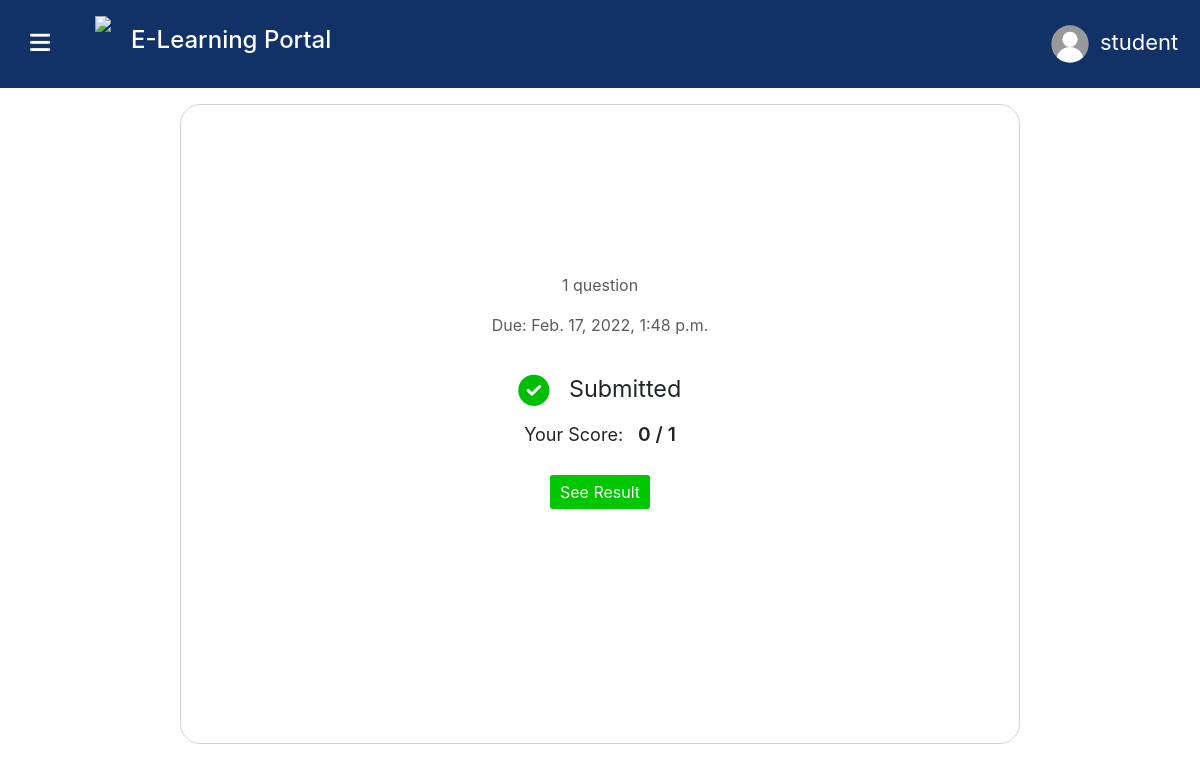
The page /ViewClassroom/20D83DCD/quizzes/viewQuiz/1 (signed in) on the database its author committed.
### educationPortal/models.py (models this page shows)
class User(AbstractUser):
    userType = models.CharField(max_length=20, default="student")
    profile_pic = models.ImageField(
        null=True, blank=True, default="blankUserIcon.svg")

class Quiz(models.Model):
    name = models.CharField(max_length=1000, default="Untitled Quiz")
    submissions = models.ManyToManyField(QuizSubmission, blank=True)
    questions = models.ManyToManyField(MultipleChoiceQuestion, blank=True)
    duedate = models.DateTimeField(null=True)
    classroom = models.ForeignKey(
        Classroom, null=True, on_delete=models.CASCADE)

class QuizSubmission(models.Model):
    user = models.ForeignKey(User, null=True, on_delete=models.CASCADE)
    date = models.DateField(null=True)
    grade = models.IntegerField(default=0)
    answers = models.ManyToManyField(MCanswer, blank=True)

### educationPortal/views.py (the view)
# urls.py: path("ViewClassroom/<str:code>/quizzes/viewQuiz/<int:id>",
def viewQuiz(request, code, id):
    classroom = Classroom.objects.get(code=code)
    quiz = Quiz.objects.get(id=id)
    allSubmissions = quiz.submissions.all()
    allUserNamesSubmitted = quiz.submissions.values(
        'user__username')  # all usersnames who have submitted
    non_submitters = classroom.students.exclude(
        username__in=allUserNamesSubmitted)  # students who haven't submitted
    answersArray = []
    for sub in allSubmissions:
        answersArray.append(list(sub.answers.values_list('answer', flat=True)))
    print(answersArray)
    submission = quiz.submissions.get(user=request.user) if quiz.submissions.filter(
        user=request.user).exists() else None
    answers = None
    correctanswers = None
    correctanswers = list(
        quiz.questions.values_list('correctOption', flat=True))
    if submission:
        answers = list(submission.answers.values_list('answer', flat=True))
    return render(request, "educationPortal/ViewQuiz.html", {
        "class": classroom,
        "quiz": quiz,
        "submission": submission,
        "allSubmissions": allSubmissions,  # teacher stuff
        "non_submitters": non_submitters,  # teacher stuff
        "answers": answers,
        "correctanswers": correctanswers,  # teacher and student stuff
        "answersArray": answersArray
    })

### educationPortal/templates/educationPortal/ViewQuiz.html (shortened to what this page needs)
{% load static %}
<!DOCTYPE html>
<html lang="en">
<head>
    <link rel="stylesheet" href="https://stackpath.bootstrapcdn.com/bootstrap/4.4.1/css/bootstrap.min.css"
>
    <link href="{% static 'educationPortal/styles.css' %}" rel="stylesheet">
    <link href="{% static 'educationPortal/ClassView.css' %}" rel="stylesheet">
    <link href="{% static 'educationPortal/conversations.css' %}" rel="stylesheet">
    <link href="{% static 'educationPortal/assignments.css' %}" rel="stylesheet">
    <link href="{% static 'educationPortal/quizzes.css' %}" rel="stylesheet">
    <link href="{% static 'educationPortal/viewAssignment.css' %}" rel="stylesheet">
    <link href="{% static 'educationPortal/viewQuiz.css' %}" rel="stylesheet">
</head>
<body>
    <header class="mainHeader">
        <div style="display: flex; align-items: center;">
            <div id="menuBars">
                <i class="fas fa-bars menuBars"></i>
            </div>
                        <img src="{% static 'educationPortal/Icons/Logo.svg' %}" style="height: 7vh; margin-right: 20px; color: orange; margin-left: 20px;"
                            class="logo">
            <h4 class="title">E-Learning Portal</h4>
        </div>
        <div class="headerItems">
            <button class="profileButton" onclick="profilePopUp()">
                {% if user.profile_pic %}
                <img src="{{user.profile_pic.url}}" width="40px" height="40px" style="border-radius: 50%;">
                {% else %}
                <img src="/images/blankUserIcon.svg" width="40px" height="40px" style="border-radius: 50%;">
                {% endif %}
                <p class="profileButtonText">{{user.first_name}}</p>
            </button>
        </div>
    </header>
    {% if user.userType == "Student" %}
        <div class="QuizCol">
            <div class="QuizInfo">
                {% if quiz.questions.count == 1 %}
                    <p style="color: rgb(91, 91, 91);">{{quiz.questions.count}} question</p>
                {% else %}
                    <p style="color: rgb(91, 91, 91);">{{quiz.questions.count}} questions</p>
                {% endif %}
                <p style="color: rgb(91, 91, 91);">Due: {{quiz.duedate}}</p>
                {% if not submission %}
                    <button class="submitBtn" onclick="newAssignmentModal()">Start Quiz</button>
                {% else %}
                    <br>
                    <div style="display: flex; transform: scale(1.3);">
                        <i class="fas fa-check-circle"
                            style="font-size: x-large; padding-right: 15px; padding-top: 3px; color: rgb(0, 191, 0);"></i>
                        <p style="font-weight: 400; font-size: large;">Submitted</p>
                    </div>
                    <div style="display: flex; align-items: center;">
                        <p style="font-size: large; margin-right: 15px;">Your Score: </p>
                        {% if submission.grade >= 0 %}
                        <p style='font-weight: 600; font-size: larger;'>{{submission.grade}} / {{quiz.questions.count}}</p>
                        {% endif %}
                    </div>
                    <button class="submitBtn" onclick="newAssignmentModal(); seeResults('{{answers}}','{{correctanswers}}')">See Result</button>
                {% endif %}
            </div>
        </div>
    {% endif %}
    <div class="greyBackground">
    </div>
</body>
</html>

### educationPortal/static/educationPortal/styles.css (style rules this page uses)
body { padding: 0px; margin: 0; }
.mainHeader { display: flex; background: #123166; min-height: 11vh; display: flex; justify-content: space-around; align-items: center; color: white; position: fixed; width: 100%; z-index: 6; }
.title { width: 250px; }
.headerItems { display: flex; align-items: center; width: 80%; align-items: center; justify-content: flex-end; }
.menuBars { width: 10px; font-size: 23px; margin-right: 35px; transition: 0.2s; margin-left: 30px; }
.greyBackground { z-index: -1; top: 0; right: 0; bottom: 0; left: 0; background-color: transparent; position: fixed; transition: 0.4s; }
.profileButton { display: flex; justify-content: center; align-items: center; background: none; color: white; outline: none; border: none; font-size: 22px; max-width: 150px; max-height: 45px; transition: 0.3s; margin-right: 80px; }
.profileButtonText { padding-top: 12px; padding-left: 10px; max-width: 2vw; }
.submitBtn { background-color: rgb(0, 181, 42); color: white; border-radius: 5px; outline: none; border: none; margin-top: 10px; }
.logo { height: 7vh; margin-right: 10px; color: orange; margin-left: 20px; }

### educationPortal/static/educationPortal/conversations.css (style rules this page uses)
body { overflow: hidden; }

### educationPortal/static/educationPortal/assignments.css (style rules this page uses)
.submitBtn { background-color: rgb(0, 199, 0); color: white; padding: 10px; padding-top: 5px; padding-bottom: 5px; border-radius: 3px; outline: none; border: none; transition: 0.2s; }

### educationPortal/static/educationPortal/viewAssignment.css (style rules this page uses)
body { overflow-y: auto; }

### educationPortal/static/educationPortal/viewQuiz.css (style rules this page uses)
.QuizCol { display: flex; width: 100%; justify-content: center; padding-top: 13vh; }
.QuizInfo { border: 1.5px solid lightgray; width: 70%; height: 80vh; border-radius: 20px; display: flex; align-items: center; flex-direction: column; padding-top: 20vh; }

### rows shown on the page
User: first_name "student"
Quiz: questions.count "1", duedate "Feb. 17, 2022, 1:48 p.m."
QuizSubmission: grade "0"
